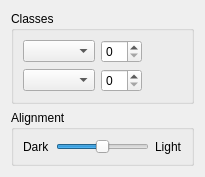
      <widget class="QWidget" name="tab_4">
       <attribute name="title">
        <string>Classes</string>
       </attribute>
       <layout class="QVBoxLayout" name="verticalLayout_7">
        <item>
         <widget class="QGroupBox" name="groupBox_13">
          <property name="title">
           <string>Classes</string>
          </property>
          <layout class="QGridLayout" name="gridLayout_3">
           <item row="0" column="0">
            <layout class="QHBoxLayout" name="horizontalLayout_13" stretch="3,1,2">
             <item>
              <widget class="ComboBox2DA" name="class1Select"/>
             </item>
             <item>
              <widget class="QSpinBox" name="class1LevelSpin"/>
             </item>
             <item>
              <spacer name="horizontalSpacer_8">
               <property name="orientation">
                <enum>Qt::Horizontal</enum>
               </property>
               <property name="sizeHint" stdset="0">
                <size>
                 <width>40</width>
                 <height>20</height>
                </size>
               </property>
              </spacer>
             </item>
            </layout>
           </item>
           <item row="1" column="0">
            <layout class="QHBoxLayout" name="horizontalLayout_14" stretch="3,1,2">
             <item>
              <widget class="ComboBox2DA" name="class2Select"/>
             </item>
             <item>
              <widget class="QSpinBox" name="class2LevelSpin"/>
             </item>
             <item>
              <spacer name="horizontalSpacer_9">
               <property name="orientation">
                <enum>Qt::Horizontal</enum>
               </property>
               <property name="sizeHint" stdset="0">
                <size>
                 <width>40</width>
                 <height>20</height>
                </size>
               </property>
              </spacer>
             </item>
            </layout>
           </item>
          </layout>
         </widget>
        </item>
        <item>
         <widget class="QGroupBox" name="groupBox_12">
          <property name="title">
           <string>Alignment</string>
          </property>
          <layout class="QHBoxLayout" name="horizontalLayout_12">
           <item>
            <widget class="QLabel" name="label_52">
             <property name="text">
              <string>Dark</string>
             </property>
            </widget>
           </item>
           <item>
            <widget class="QSlider" name="alignmentSlider">
             <property name="maximum">
              <number>100</number>
             </property>
             <property name="value">
              <number>50</number>
             </property>
             <property name="orientation">
              <enum>Qt::Horizontal</enum>
             </property>
            </widget>
           </item>
           <item>
            <widget class="QLabel" name="label_53">
             <property name="text">
              <string>Light</string>
             </property>
            </widget>
           </item>
          </layout>
         </widget>
        </item>
        <item>
         <spacer name="spacer">
          <property name="orientation">
           <enum>Qt::Vertical</enum>
          </property>
          <property name="sizeHint" stdset="0">
           <size>
            <width>0</width>
            <height>0</height>
           </size>
          </property>
         </spacer>
        </item>
       </layout>
      </widget>
